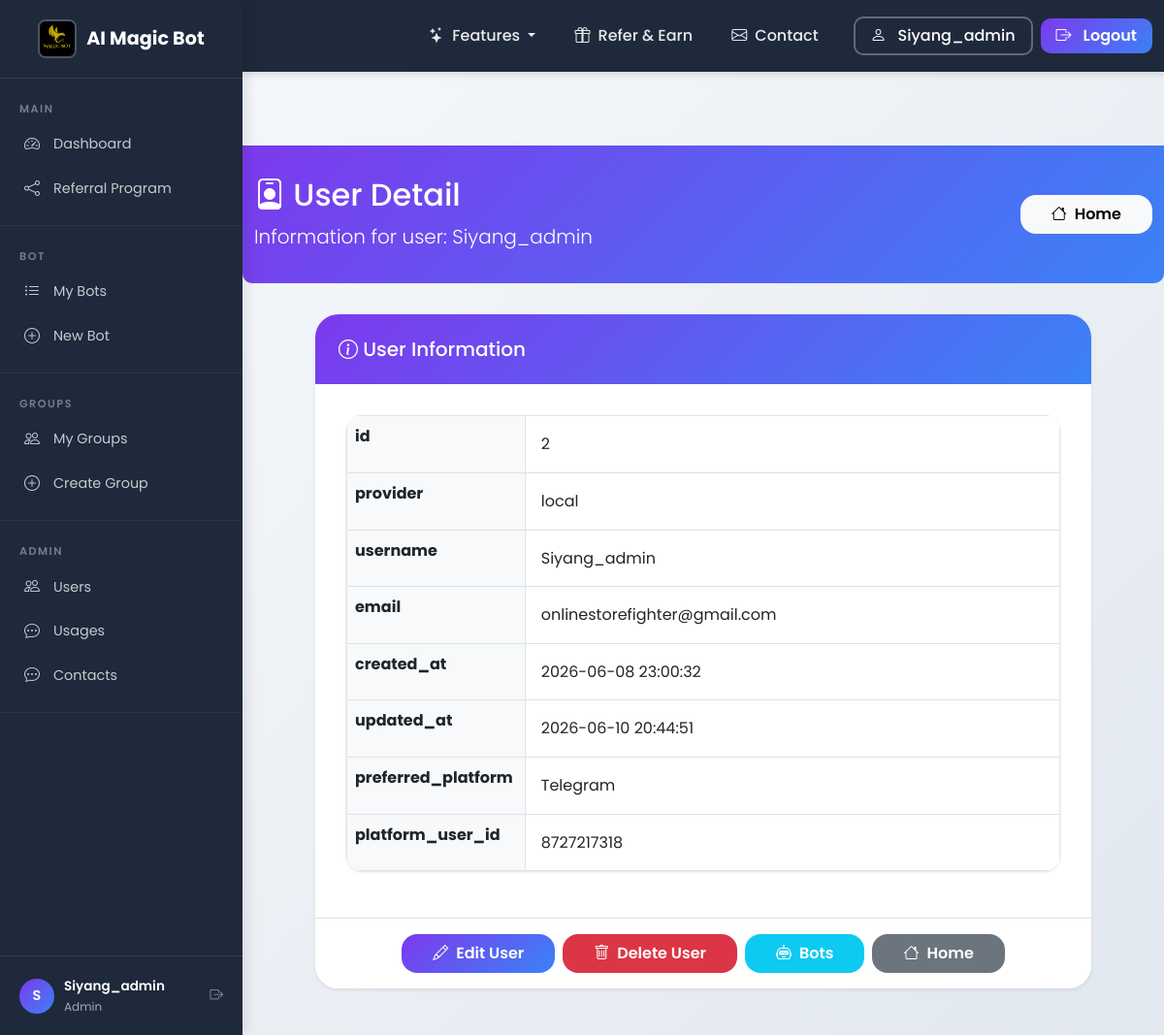
Before: /users/2 (signed in) with the older database file.
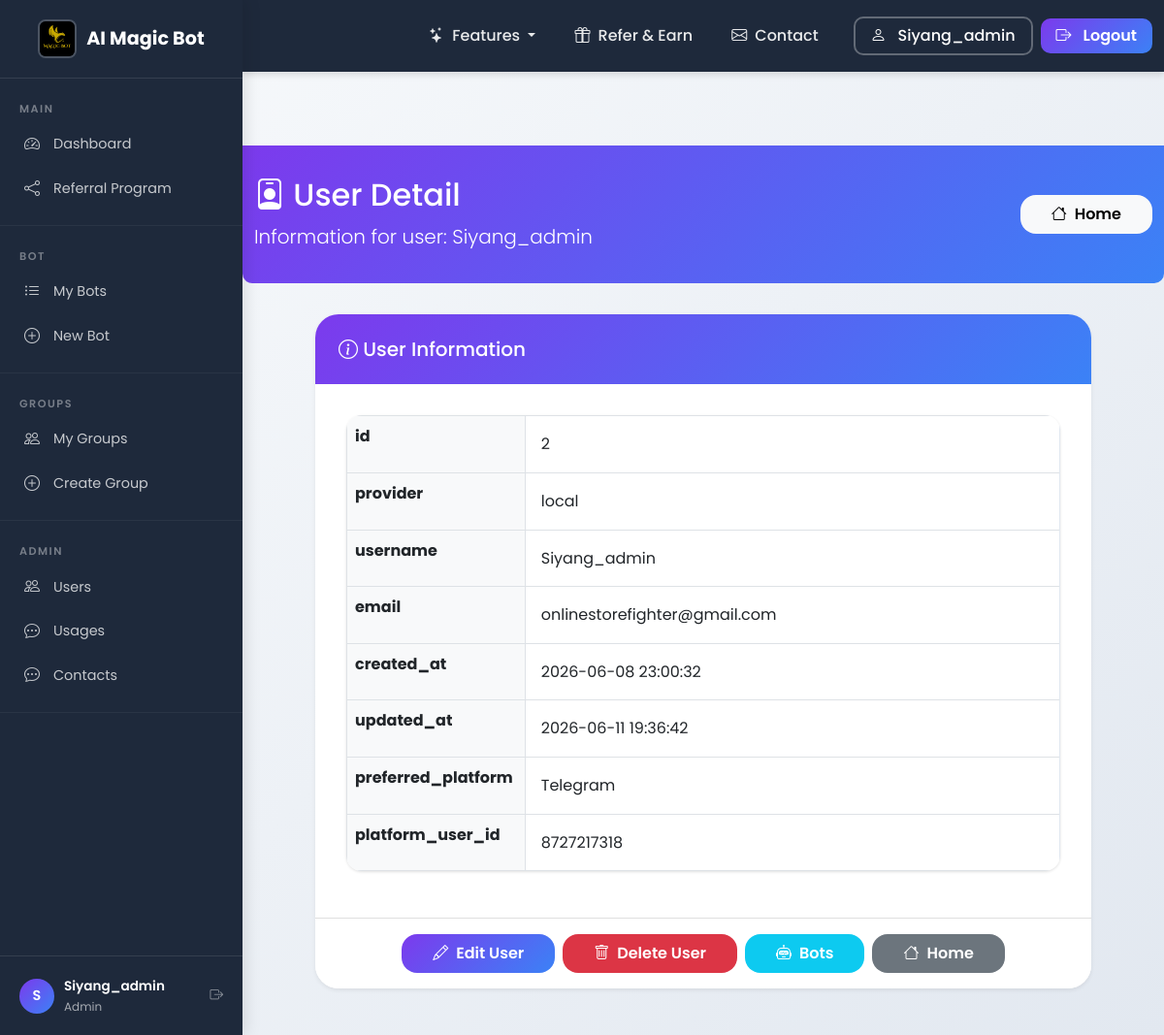
After: the same page with the newer database file.
### tables this page shows
CREATE TABLE "users" (id INTEGER PRIMARY KEY AUTOINCREMENT, provider TEXT NOT NULL DEFAULT 'local', provider_id TEXT UNIQUE, username TEXT NOT NULL UNIQUE, email TEXT UNIQUE, password_hash TEXT, referral_credits INTEGER DEFAULT 0, referral_badge TEXT DEFAULT NULL, created_at TIMESTAMP DEFAULT CURRENT_TIMESTAMP, updated_at TIMESTAMP DEFAULT CURRENT_TIMESTAMP, preferred_platform TEXT DEFAULT NULL, platform_user_id TEXT DEFAULT NULL);

### app_complete_with_groups.py (the view)
@app.route("/users/<int:user_id>")
@login_required
@admin_required_route
def user_detail(user_id):
    conn = get_db_connection()
    user = conn.execute("SELECT * FROM users WHERE id = ?", (user_id,)).fetchone()
    if not user:
        conn.close()
        flash("User not found", "error")
        return redirect(url_for('users_list'))
    role_row = conn.execute("SELECT r.name FROM roles r JOIN user_roles ur ON r.id = ur.role_id WHERE ur.user_id = ?", (user_id,)).fetchone()
    user_role = role_row['name'] if role_row else 'customer'
    conn.close()
    return render_template("user_detail.html", user=user, user_role=user_role, username=session.get("username"), role=session.get("role"))

### app_complete_with_groups.py (called while the page is built)
@app.context_processor
def inject_random_background():
    import random
    background_images = [
        '/static/AI_IMG1.jpeg',
        '/static/AI_IMG_2.jpeg',
        '/static/AI_IMG_3.jpeg',
        '/static/AI_IMG_4.jpeg'
    ]
    random_bg = random.choice(background_images)
    return {
        'random_background': random_bg,
        'all_backgrounds': background_images,
        'is_admin': session.get('role') == 'admin'
    }

def admin_required_route(f):
    from functools import wraps
    @wraps(f)
    def decorated_function(*args, **kwargs):
        if session.get('role', 'customer') != 'admin':
            flash("Admin privileges required to access this page.", "error")
            return redirect(url_for('index'))
        return f(*args, **kwargs)
    return decorated_function

    def __call__(self, environ, start_response):
        environ['wsgi.url_scheme'] = 'https'
        return super().__call__(environ, start_response)

### db.py (called while the page is built)
def get_conn():
    if USE_PG:
        return _pg_conn()
    return _sqlite_conn()

### templates/user_detail.html (shortened to what this page needs)
<!DOCTYPE html>
<html lang="en">
<head>
    <link href="https://cdn.jsdelivr.net/npm/bootstrap@5.1.3/dist/css/bootstrap.min.css" rel="stylesheet">
    <link rel="stylesheet" href="{{ url_for('static', filename='css/shared.css') }}">
    <link rel="stylesheet" href="https://cdn.jsdelivr.net/npm/bootstrap-icons@1.8.1/font/bootstrap-icons.css">
</head>
<body class="sidebar-layout">
    {% with active_page='users' %}
    {% include '_sidebar.html' %}
<div class="sidebar-content">
    {% endwith %}
    <div class="page-header">
        <div class="container">
            <div class="d-flex justify-content-between align-items-center">
                <div>
                    <h2><i class="bi bi-person-badge"></i> User Detail</h2>
                    <p class="lead mb-0">Information for user: {{ user.username }}</p>
                </div>
                <a href="/" class="btn btn-light"><i class="bi bi-house"></i> Home</a>
            </div>
        </div>
    </div>
    <div class="container mb-5">
        <div class="card shadow-sm max-w-lg mx-auto" style="max-width: 800px;">
            <div class="card-header bg-light">
                <h5 class="mb-0"><i class="bi bi-info-circle"></i> User Information</h5>
            </div>
            <div class="card-body">
                <table class="table table-bordered">
                    <tbody>
                        {% for key in user.keys() %}
                        <tr>
                            {% if key != 'password_hash' and user[key] %}
                                <th class="w-25 bg-light">{{ key }}</th>
                                <td>
                                    {{ user[key] or 'N/A' }}
                                </td>
                            {% endif %}
                        </tr>
                        {% endfor %}
                    </tbody>
                </table>
            </div>
            <div class="card-footer bg-white d-flex gap-2 justify-content-center py-3">
                <a href="/users/{{ user.id }}/edit" class="btn btn-primary"><i class="bi bi-pencil"></i> Edit User</a>
                <a href="/users/{{ user.id }}/delete" class="btn btn-danger" onclick="return confirm('Are you sure you want to delete this user?');"><i class="bi bi-trash"></i> Delete User</a>
                <a href="/users/{{ user.id }}/bots" class="btn btn-info text-white"><i class="bi bi-robot"></i> Bots</a>
                <a href="/" class="btn btn-secondary"><i class="bi bi-house"></i> Home</a>
            </div>
        </div>
    </div>
</div>
</body>
</html>

### templates/_sidebar.html (shortened to what this page needs)
{% with active_page=active_page|default('') %}
{% include '_navbar.html' %}
{% endwith %}
<div class="sidebar" id="appSidebar">
    <div class="sidebar-brand">
        <a href="{{ url_for('landing') }}">
            <img src="{{ url_for('static', filename='Magic_Bot_AI.png') }}" alt="AI Magic Bot">
            AI Magic Bot
        </a>
    </div>
    <div class="sidebar-section">
        <div class="sidebar-section-title">Main</div>
        <a href="{{ url_for('index') }}" class="sidebar-item {% if active_page == 'dashboard' %}active{% endif %}">
            <i class="bi bi-speedometer2"></i> Dashboard
        </a>
        <a href="{{ url_for('referrer') }}" class="sidebar-item {% if active_page == 'referrer' %}active{% endif %}">
            <i class="bi bi-share"></i> Referral Program
        </a>
    </div>
    <div class="sidebar-section">
        <div class="sidebar-section-title">Bot</div>
        <a href="{{ url_for('my_bots') }}" class="sidebar-item {% if active_page == 'my_bots' %}active{% endif %}">
            <i class="bi bi-list-ul"></i> My Bots
        </a>
        <a href="{{ url_for('register_bot') }}" class="sidebar-item {% if active_page == 'register' %}active{% endif %}">
            <i class="bi bi-plus-circle"></i> New Bot
        </a>
    </div>
    <div class="sidebar-section">
        <div class="sidebar-section-title">Groups</div>
        <a href="/groups" class="sidebar-item">
            <i class="bi bi-people"></i> My Groups
        </a>
        <a href="/groups/create" class="sidebar-item">
            <i class="bi bi-plus-circle"></i> Create Group
        </a>
    </div>
    {% if role == 'admin' %}
    <div class="sidebar-section">
        <div class="sidebar-section-title">Admin</div>
        <a href="{{ url_for('find_users') }}" class="sidebar-item">
            <i class="bi bi-people"></i> Users
        </a>
        <a href="/usage" class="sidebar-item {% if active_page == 'usage' %}active{% endif %}">
            <i class="bi bi-chat-dots"></i> Usages
        </a>
        <a href="/admin/contacts" class="sidebar-item {% if active_page == 'admin_contacts' %}active{% endif %}">
            <i class="bi bi-chat-dots"></i> Contacts
        </a>
    </div>
    {% endif %}
    <div class="sidebar-footer">
        <div class="sidebar-user-info">
            <div class="avatar">
                {{ username[:1].upper() if username else 'U' }}
            </div>
            <div>
                <div class="user-name">{{ username }}</div>
                <div class="user-role">{{ role|title if role else 'User' }}</div>
            </div>
            <a href="{{ url_for('logout') }}" class="ms-auto text-white-50" title="Logout">
                <i class="bi bi-box-arrow-right"></i>
            </a>
        </div>
    </div>
</div>

### templates/_navbar.html (shortened to what this page needs)
<nav class="navbar navbar-expand-lg navbar-dark fixed-top">
    <div class="container">
        <div class="collapse navbar-collapse" id="navbarNav">
            <ul class="navbar-nav ms-auto align-items-center">
                <li class="nav-item dropdown">
                    <a class="nav-link dropdown-toggle" href="#" id="featuresDropdown" role="button" data-bs-toggle="dropdown" aria-expanded="false">
                        <i class="bi bi-stars me-1"></i> Features
                    </a>
                </li>
                <li class="nav-item">
                    <a class="nav-link" href="/referral-program">
                        <i class="bi bi-gift me-1"></i> Refer & Earn
                    </a>
                </li>
                <li class="nav-item">
                    <a class="nav-link" href="/advertisement#contact">
                        <i class="bi bi-envelope me-1"></i> Contact
                    </a>
                </li>
                <li class="nav-item ms-3">
                    <a href="{{ url_for('profile') }}" class="btn btn-outline-light" style="border-radius: 10px; padding: 6px 16px; font-weight: 500; border-width: 2px;">
                        <i class="bi bi-person me-1"></i> {{ username }}
                    </a>
                </li>
                <li class="nav-item ms-2">
                    <a href="{{ url_for('logout') }}" class="btn btn-primary" style="border-radius: 10px; padding: 6px 16px; font-weight: 600;">
                        <i class="bi bi-box-arrow-right me-1"></i> Logout
                    </a>
                </li>
            </ul>
        </div>
    </div>
</nav>
<div style="padding-top: 80px;"></div>

Changed rows visible on the page:
changed users "Siyang_admin": updated_at "2026-06-10 20:44:51" → "2026-06-11 19:36:42" (drawn)
Other visible differences:
new list line: "updated_at"
new list line: "2026-06-11 19:36:42"
list line gone: "updated_at"
list line gone: "2026-06-10 20:44:51"
